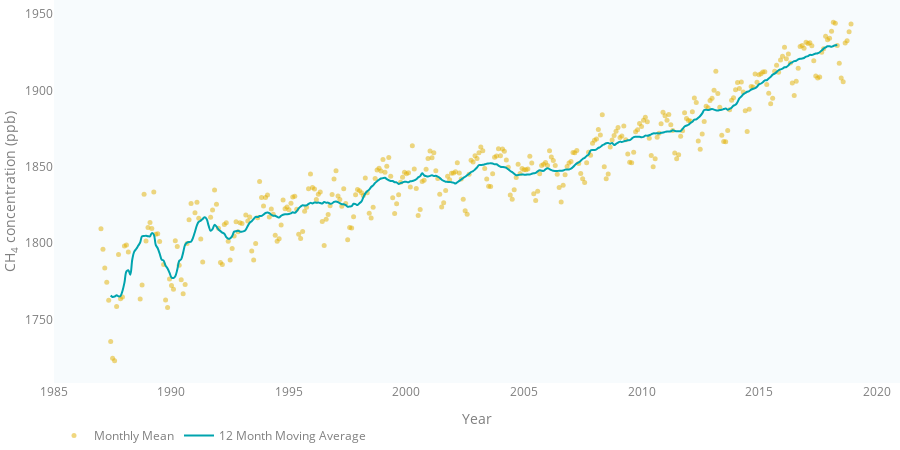

Notebook code for this chart:
### Code cell
figure_2_11 = make_subplots(specs=[[{'secondary_y': False}]])
figure_2_11.add_trace(MonthlyMean,
            secondary_y=False,)
figure_2_11.add_trace(MovingAverage,
            secondary_y=False,)

figure_2_11.update_layout(TIMESERIES_LAYOUT)

figure_2_11.update_yaxes(title_text='CH<sub>4</sub> concentration (ppb)',
                         showgrid=False,
                         fixedrange=True,
                         showspikes=True,
                        )
figure_2_11.update_xaxes(title_text='Year',
                         range=['1985-01-01', '2020-12-31'],
                         tickformat="%Y",
                         showspikes=True,  
                         spikethickness=2
                        )

figure_2_11.show()

### Figure 1 — Plotly figure (JSON) as saved in the notebook; plotly's stock layout.template omitted (floating-point values rounded to 4 significant figures; data arrays with more than 128 entries replaced by an {"elided": "..."} marker saying what was removed)
{"data": [{"hovertemplate": "%{x}<br><b>MonthlyMean</b><br>CH<sub>4</sub>: %{y:.2f} ppb<extra></extra>", "marker": {"color": "#E1AF00", "opacity": 0.5, "size": 5}, "mode": "markers", "name": "Monthly Mean", "type": "scatter", "x": {"elided": "384 str values"}, "xaxis": "x", "y": {"elided": "384 float values"}, "yaxis": "y"}, {"hovertemplate": "%{x}<br><b>Moving Avaerge</b><br>CH<sub>4</sub>: %{y:.2f} ppb<extra></extra>", "line": {"color": "#00a4ae", "shape": "spline", "width": 2}, "name": "12 Month Moving Average", "type": "scatter", "x": {"elided": "384 str values"}, "xaxis": "x", "y": {"elided": "384 float values"}, "yaxis": "y"}], "layout": {"font": {"color": "#7f7f7f"}, "height": 450, "hovermode": "x", "legend": {"bgcolor": "rgba(0,0,0,0)", "itemclick": false, "itemdoubleclick": false, "orientation": "h"}, "margin": {"b": 0, "l": 0, "r": 0, "t": 0}, "paper_bgcolor": "rgba(0,0,0,0)", "plot_bgcolor": "#f7fbfd", "xaxis": {"anchor": "y", "domain": [0, 1], "range": ["1985-01-01", "2020-12-31"], "showgrid": false, "showspikes": true, "spikethickness": 2, "tickformat": "%Y", "title": {"text": "Year"}}, "yaxis": {"anchor": "x", "domain": [0, 1], "fixedrange": true, "showgrid": false, "showspikes": true, "title": {"text": "CH<sub>4</sub> concentration (ppb)"}}}}
